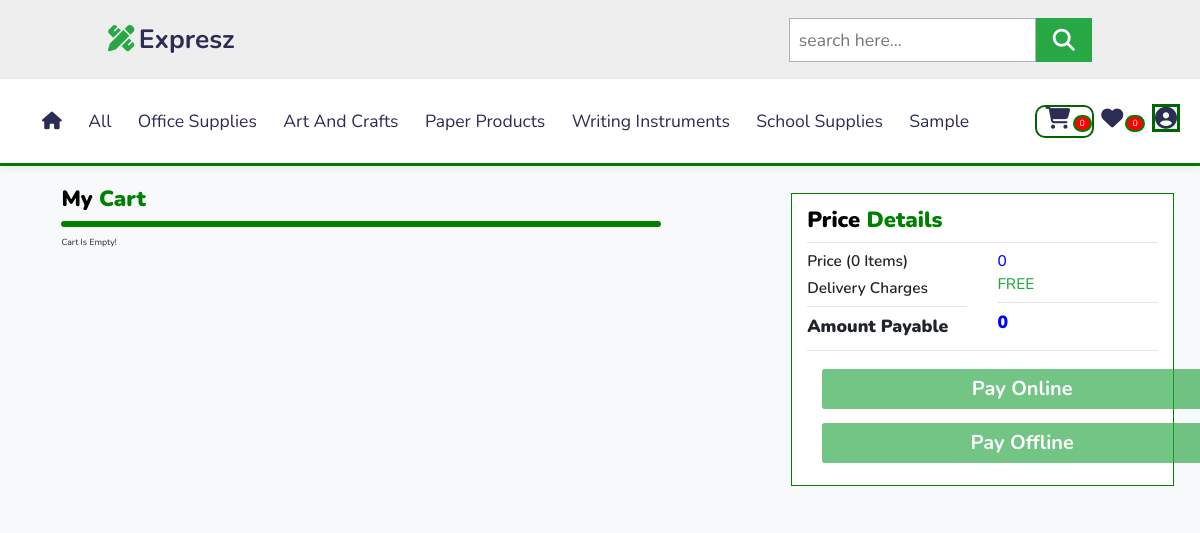
The app's page /shopping_cart.php with its own data.
### tables this page shows
CREATE TABLE `categories` (
  `id` int(30) NOT NULL,
  `name` text NOT NULL,
  `description` text NOT NULL
);

### shopping_cart.php (the view, shortened to what this page needs)
<?php
$servername = "localhost";
$username = "root";
$password = "";
$conn = new mysqli($servername, $username, $password,'Stationary');
?>
<!DOCTYPE html>
<html lang="en">
<head>
    <link rel="stylesheet" href="https://cdnjs.cloudflare.com/ajax/libs/font-awesome/5.15.3/css/all.min.css">
    <link rel="stylesheet" href="stationary_css.css">
<link rel="stylesheet" href="https://cdn.jsdelivr.net/npm/bootstrap@4.3.1/dist/css/bootstrap.min.css">
</head>
<body class="bg-light">
<header>
    <div class="header-1">
        <a href="#" class="logo"><i class="fa-solid fa-pen-ruler"></i>Expresz</a>
        <form action="" class="search-box-container">
            <input type="search" id="search-box" placeholder="search here...">
            <label for="search-box" class="fas fa-search"></label>
        </form>
    </div>
    <div class="header-2" style="padding: 20px 20px 20px 20px;">
        <nav class="navbar">
            <a href="index.php"><i class="fa-solid fa-house"></i></a>
            <a class="current_button" href="all_product.php">All</a>
<?php
$query="SELECT * FROM categories";
$query_run=mysqli_query($conn,$query);
while($row=mysqli_fetch_array($query_run))
{
?>
<a class="category<?php echo($row['id']); ?>" href="<?php echo($row['name']); ?>.php" ><?php echo($row['name']); ?></a>
<?php
}
?>
        </nav>
        <div class="icons">
<button class="w3-btn w3-black cart_button" style="background-color: white;">
<a href="shopping_cart.php" class="fas fa-shopping-cart"></a>
<?php
if(isset($_SESSION['cart_pcount']))
{
$count=$_SESSION['cart_pcount'];
echo "<label class=\"card_count\" id=\"cart_card_count\" class=\"w3-badge w3-margin-left w3-white\" style=\"background-color: red; color: white; border: 2px solid green; border-radius: 10px;\">$count</label>";
}
else
{
echo "<label class=\"card_count\" id=\"cart_card_count\" class=\"w3-badge w3-margin-left w3-white\" style=\"background-color: red; color: white; border: 2px solid green; border-radius: 10px;\">0</label>";
}
?>
</button>
<button class="w3-btn w3-black" style="background-color: white;">
<a href="shopping_wishlist.php" class="fas fa-heart" style="padding: 0px 0px 0px 5px;"></a>
<?php
if(isset($_SESSION['wishlist']))
{
$count=count($_SESSION['wishlist']);
echo "<label class=\"card_count\"  id=\"wishlist_card_count\" class=\"w3-badge w3-margin-left w3-white\" style=\"background-color: red; color: white; border: 2px solid green; border-radius: 10px; margin-right: 5px;\">$count</label>";
}
else
{
echo "<label class=\"card_count\"  id=\"wishlist_card_count\" class=\"w3-badge w3-margin-left w3-white\" style=\"background-color: red; color: white; border: 2px solid green; border-radius: 10px; margin-right: 5px;\">0</label>";
}
?>
</button>
<?php
if(isset($_SESSION['username']))
{
?>
            <a href="logout.php" class="fas fa-user-circle" style="padding: 0px; border: 3px solid red; background-color: darkgreen; color: honeydew;"></a>
            <label for="login_username" id="login_username"><b style="font-size: 14px; color: blue;"><?php echo($_SESSION['username']); ?></b></label>
</div>
<?php
}
else
{
?>
            <a href="login.php" class="fas fa-user-circle"  style="padding: 0px; border: 3px solid darkgreen; background-color: honeydew;"></a>
<?php
}
?>
        </div>
    </div>
</header>
<div class="container-fluid">
<div class="row px-5" style="border-top: 3px solid green;">
<div class="col-md-7">
<div class="shopping-cart">
<h1 style="font-weight: 900; color: black;">My <span style="color: green;">Cart</span></h1>
<hr style="border: 3px solid green; border-radius: 10px;">
<?php
if(isset($_SESSION['cart']))
{
$query="SELECT * FROM items";
$query_run=mysqli_query($conn,$query);
while($row=mysqli_fetch_array($query_run))
{
foreach($_SESSION['cart'] as $key =>$value)
{
if($row['product_id']==$value['product_id'])
{
?>
<form action="shopping_cart.php?action=remove&id=<?php echo($row['product_id']) ?>" method="post" class="cart-items">
<div class="border rounded">
<div class="row bg-white">
<div class="col-md-3" style="border: 1px solid green;">
<img src="images/<?php echo($row['pImage_path']); ?>" alt="image" class="img-fluid img-thumbnail mx-auto d-block" style="width: 150px; height: 180px;">
</div>
<div class="col-md-6" style="border-top: 1px solid green; border-bottom: 1px solid green;">
<h2 class="pt-2"><b><?php echo($row['pname']); ?></b></h2>
<h4 class="text-secondary"><?php echo($row['pbrand']); ?></h4>
<h3 class="text-primary">Availability : <?php echo($row['pquantity']); ?></h3>
<h2 class="pt-2"> <div class="price"><p style="font-size: 20px; font-weight: 700;">Price : &#8377 <?php echo($row['dprice']); ?><span> &#8377 <?php echo($row['sprice']); ?> </span></p></div></h5>
<button type="button" class="btn btn-primary" style="width: 100px; height: 34px; font-size: 16px;"><a href="view_product.php?pid=<?php echo($row['product_id']) ?>&cid=<?php echo($row['category_id']) ?>" style="color: white;">View</a></button>
<button type="submit" class="btn btn-danger mx-2" name="remove" style="width: 100px; height: 34px; font-size: 16px;">Remove</button>
</div>
<div class="col-md-3" style="border-top: 1px solid green; border-bottom: 1px solid green; border-right: 1px solid green;">
<div>
</form>
<form action="shopping_cart.php?action=checkout" method="post">
<div class="quantity">
	<button type="button"  id="minus_button" class="btn btn-success btn-minus" onclick="minusButton(<?php echo($row['product_id']); ?>)" ><b><i class="fa fa-minus"></i></b></button>
	<input type="number" name="qty" id="quantity<?php echo($row['product_id']); ?>" value="<?php echo($value['quantity']); ?>" style="text-align: center; font-size: 16px; width: 50px; height: 30px; padding: 0px 0px 0px 12px; margin: 70px 0px 0px 0px; border: 2px solid green;" readonly>
	<input type="hidden" name="price" id="price<?php echo($row['product_id']); ?>" value="<?php echo($row['dprice']); ?>">
	<input type="hidden" name="ptprice" id="ptprice<?php echo($row['product_id']); ?>" value="<?php echo($row['dprice']); ?>">
	<input type="hidden" name="atprice" id="atprice<?php echo($row['product_id']); ?>">
	<button type="button"  id="plus_button" class="btn btn-success btn-plus"  onclick="plusButton(<?php echo($row['product_id']); ?>)" ><b><i class="fa fa-plus"></i></b></button>
</div>
</div>
</div>
</div>
</div>
<script type="text/javascript">
document.getElementById("quantity<?php echo($row['product_id']);?>").max=<?php echo($row['pquantity']);?>;
</script>
<script type="text/javascript">
var quantity=document.getElementById("quantity<?php echo($row['product_id']);?>").value;
var price=document.getElementById("price<?php echo($row['product_id']);?>").value;
document.getElementById("ptprice<?php echo($row['product_id']);?>").value=quantity*price;
</script>
<?php
if($row['pquantity']<=0)
{
?>
<script type="text/javascript">
document.getElementById("quantity<?php echo($row['product_id']);?>").value=0;
document.getElementById("quantity<?php echo($row['product_id']);?>").readOnly = true;
document.getElementById("minus_button").disabled = true;
document.getElementById("plus_button").disabled = true;
document.getElementById("add_to_cart").disabled = true;
</script>
<?php
}
}
}
}
$products=array();
$index=0;
foreach($_SESSION['cart'] as $key =>$value)
{
$products[$index]=$value['product_id'];
$index=$index+1;
}
$arrlength = count($products);
if(sizeof($_SESSION['cart']) == 0)
{
$_SESSION['cart_pcount']=0;
echo("Cart is Empty!");
$cart_empty=1;
}
else
{
$cart_empty=0;
}
}
else
{
echo("Cart is Empty!");
}
?>
</div>
</div>
<div class="col-md-4 offset-md-1 mt-5 bg-white h-26"  style="border: 1px solid green; margin-bottom: 20px;" >
<div class="pt-4">
<h1 style="font-weight: 900; color: black;">Price <span style="color: green;">Details</span></h1>
<hr>
<div class="row price-details">
<div class="col-md-6">
<h3 style='font-weight: 600;'>Price (<label id="product_count">0</label> items)</h3>
<h3 style='font-weight: 600;'>Delivery Charges</h3>
<hr>
<h2 style='font-weight: 900;'>Amount Payable</h2>
</div>
<div class="col-md-6">
<h3 id="total_payment" style="color: blue;">0</h3>
<h3 class="text-success">FREE</h3>
<hr>
<h2 id="checkout_payment" style="font-weight: 900; color: blue;">0</h2>
</div>
</div>
<hr>
<div class="col-md-12 text-center">
<center>
<button type="submit" id="online_checkout_button" name="online_checkout_button" class="btn btn-success" style="width: 400px; height: 40px; margin-bottom: 5px; font-size: 20px;" disabled><b>Pay Online</i></b></button>
<button type="submit" id="offline_checkout_button" name="offline_checkout_button" class="btn btn-success" style="width: 400px; height: 40px; margin-bottom: 22px; font-size: 20px;" disabled><b>Pay Offline</i></b></button>
</center>
</div>
</div>
</div>
</div>
</div>
</body>
</html>

### stationary_css.css (style rules this page uses)
:root { --green:#27ae60; --black:#2c2c54; }
* { font-family: 'Nunito', sans-serif; margin:0; padding:0; box-sizing: border-box; outline: none; border:none; text-decoration: none; text-transform: capitalize; transition: all .2s linear; }
html { font-size: 62.5%; overflow-x: hidden; scroll-padding-top: 6.5rem; scroll-behavior: smooth; }
.btn { display: inline-block; margin-top: 1rem; background:var(--green); color:#fff; padding:.8rem 3rem; font-size: 1.7rem; text-align: center; cursor: pointer; }
.header-1 { background:#eee; display: flex; align-items: center; justify-content: space-between; padding:2rem 9%; }
.logo { color:var(--black); font-weight: bolder; font-size: 3rem; }
.logo i { padding-right: .5rem; color:var(--green); }
.header-1 .search-box-container { display: flex; height:5rem; }
.header-1 .search-box-container #search-box { height: 100%; width:100%; padding:1rem; font-size: 2rem; color:#333; border:.1rem solid rgba(0,0,0,.3); text-transform: none; }
.header-1 .search-box-container label { height: 100%; width:8rem; font-size: 2.5rem; line-height: 5rem; color:#fff; background:var(--green); text-align: center; cursor: pointer; }
.header-2 { background:#fff; display: flex; align-items: center; justify-content: space-between; padding:2rem 9%; box-shadow: 0 .5rem 1rem rgba(0,0,0,.1); position: relative; }
.header-2 .navbar a { padding:.5rem 1.5rem; font-size: 2rem; border-radius: .5rem; color:var(--black); }
.header-2 .icons a { font-size: 2.5rem; color:var(--black); padding-left: 1rem; }
@media (max-width:1200px) { html { font-size: 55%; } }
.card_count { text-align: center; padding: 0px 5px 0px 5px; color: white: }

### shopping_cart.php (style rules this page uses)
.shopping-cart { padding: 20px; }
.cart_button { background-color: honeydew; border: 2px solid darkgreen; border-radius: 10px; }

### records on screen
categories: name "Office Supplies"
categories: name "Art And Crafts"
categories: name "Paper Products"
categories: name "Writing Instruments"
categories: name "School Supplies"
categories: name "Sample"
